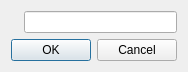
<?xml version="1.0" encoding="UTF-8"?>
<ui version="4.0">
 <class>OneFieldWindow</class>
 <widget class="QDialog" name="OneFieldWindow">
  <property name="geometry">
   <rect>
    <x>0</x>
    <y>0</y>
    <width>315</width>
    <height>67</height>
   </rect>
  </property>
  <layout class="QGridLayout" name="gridLayout">
   <property name="sizeConstraint">
    <enum>QLayout::SetFixedSize</enum>
   </property>
   <item row="1" column="0">
    <widget class="QLabel" name="fieldLabel">
     <property name="sizePolicy">
      <sizepolicy hsizetype="Fixed" vsizetype="Fixed">
       <horstretch>0</horstretch>
       <verstretch>0</verstretch>
      </sizepolicy>
     </property>
    </widget>
   </item>
   <item row="2" column="0" colspan="2">
    <widget class="QDialogButtonBox" name="buttonBox">
     <property name="standardButtons">
      <set>QDialogButtonBox::Cancel|QDialogButtonBox::Ok</set>
     </property>
    </widget>
   </item>
   <item row="1" column="1">
    <widget class="QLineEdit" name="fieldValue"/>
   </item>
  </layout>
 </widget>
 <tabstops>
  <tabstop>buttonBox</tabstop>
  <tabstop>fieldValue</tabstop>
 </tabstops>
 <resources/>
 <connections/>
</ui>
